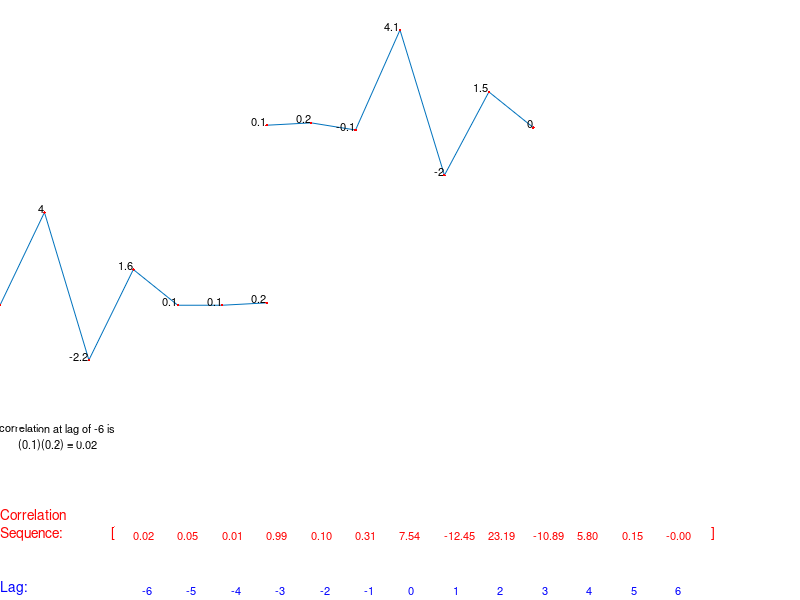

This chart was generated by the following MATLAB code:
% A demonstration of cross correlation in action.
% Hit the space bar during the demo to execute
% 
% https://dadorran.wordpress.com/2014/04/25/cross-correlation-demo/
clc;close all
a = [0.1 0.2  -0.1 4.1 -2 1.5 0 ];
b = [0.1 4 -2.2 1.6 0.1 0.1 0.2];
 
len = length(a);
if(len ~= length(b))
    error('vectors supplied must be the same length');
end
figure
set(gcf, 'position', [ 285   347   642   367]);
 
max_amp = max([max(a) max(b)]);
min_amp = min([min(a) min(b)]);
 
 
plot_h = 0.25;
text_h = 0.1;
ax1 = subplot(2,1,1);
pl1_line = plot(a);
labels1 = text([1:len], a , num2str(a'), 'VerticalAlignment','bottom', ...
                             'HorizontalAlignment','right','fontsize',8);
hold on; pl1_dot = plot(a,'r.');
xlim([1 len])
ylim([min_amp max_amp])
 
set(ax1,'position', [(1/3) 0.95-plot_h (1/3) plot_h])
set(ax1,'visible','off')
 
ax2 = subplot(2,1,2);
pl2_line = plot(b);
labels2 = text([1:len], b , num2str(b'), 'VerticalAlignment','bottom', ...
                             'HorizontalAlignment','right','fontsize',8);
hold on; pl2_dot = plot(b,'r.');
xlim([1 len])
ylim([min_amp max_amp])
set(ax2,'visible','off')
set(ax2,'position', [(1/3) 0.9-plot_h*2 (1/3) plot_h])
 
 
str = '';
for k = 1: len
    str = [str '(' num2str(a(k)) ')(' num2str(b(k)) ') + '];
end
str(end-1)  = '=';
str = [str num2str(sum(a.*b))];
r_ba = xcorr(a,b);
 
corr_calc_text = annotation('textbox',  [0 0.85-plot_h*2-text_h 1 text_h], 'linestyle','none','horizontalalignment','center' ,'string', {'correlation at zero lag is ' str}, 'fontsize', 8);
 
annotation('textbox',  [0.5 0.8-plot_h*2-text_h*2 1 text_h], 'linestyle','none','horizontalalignment','left' ,'string', sprintf('%.2f',r_ba(len)),'color','red', 'fontsize', 8);
 
 
pause
 
x_inc= (1/3)/(len-1);
for k = 1:len-1
 
    str = '';
    for m = 1: len-k
        str = [str '(' num2str(a(m+k)) ')(' num2str(b(m)) ') + '];
    end
    str(end-1)  = '=';
    str = [str num2str(r_ba(len+k))];
 
    set(corr_calc_text,'string', {['correlation at lag of ' num2str(k) ' is '] str}, 'fontsize', 8);
     
    set(ax2,'position', [(1/3)+k*x_inc 0.9-plot_h*2 (1/3) plot_h])
     
    annotation('textbox',  [0.5+x_inc*k 0.8-plot_h*2-text_h*2 1 text_h], 'linestyle','none','horizontalalignment','left' ,'string', sprintf('%.2f',r_ba(len+k)),'color','red', 'fontsize', 8);
    if(k ==1)
        pause
        annotation('textbox',  [0.5 0.01 1 text_h], 'linestyle','none','horizontalalignment','left' ,'string', ['   0'] ,'color','blue', 'fontsize', 8);
        annotation('textbox',  [0.001 0.01 1 text_h], 'linestyle','none','horizontalalignment','left' ,'string', ['Lag:'] ,'color','blue');
        annotation('textbox',  [0.5+x_inc*(len) 0.8-plot_h*2-text_h*2 1 text_h], 'linestyle','none','horizontalalignment','left' ,'string', ']' ,'color','red');
        annotation('textbox',  [0.5-x_inc*(len-1)-x_inc/2 0.8-plot_h*2-text_h*2 1 text_h], 'linestyle','none','horizontalalignment','left' ,'string', '[' ,'color','red');
        annotation('textbox',  [0.001 0.8-plot_h*2-text_h*2 1 text_h], 'linestyle','none','verticalalignment','middle','horizontalalignment','left' ,'string', {'Correlation' 'Sequence:'} ,'color','red');
 
    end
    annotation('textbox',  [0.5+x_inc*k 0.01 1 text_h], 'linestyle','none','horizontalalignment','left' ,'string', ['   ' num2str(k)] ,'color','blue', 'fontsize', 8);
 
    pause
end
 
for k = 1:len-1
 
    str = '';
    for m = 1: len-k
        str = [str '(' num2str(a(m)) ')(' num2str(b(m+k)) ') + '];
    end
    str(end-1)  = '=';
    str = [str num2str(r_ba(len-k))];
 
    set(corr_calc_text,'string', {['correlation at lag of ' num2str(-1*k) ' is '] str}, 'fontsize', 8);
     
    set(ax2,'position', [(1/3)-k*x_inc 0.9-plot_h*2 (1/3) plot_h])
    annotation('textbox',  [0.5-x_inc*k 0.8-plot_h*2-text_h*2 1 text_h], 'linestyle','none','horizontalalignment','left' ,'string', sprintf('%.2f',r_ba(len-k)),'color','red', 'fontsize', 8);
    annotation('textbox',  [0.5-x_inc*k 0.01 1 text_h], 'linestyle','none','horizontalalignment','left' ,'string', ['   ' num2str(k*-1)] ,'color','blue', 'fontsize', 8);
 
    pause
end
 
% Uncomment the next two lines if you would like to see a plot of the
% correlation sequence
% [corr_seq lags] =  xcorr(a,b);
% plot(lags,corr_seq)
% xlabel('lags');ylabel('correlation measure');